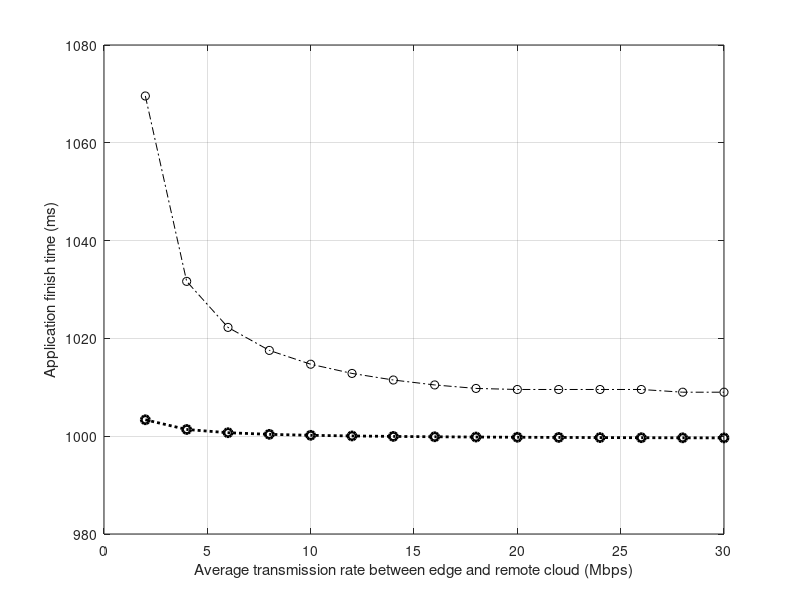
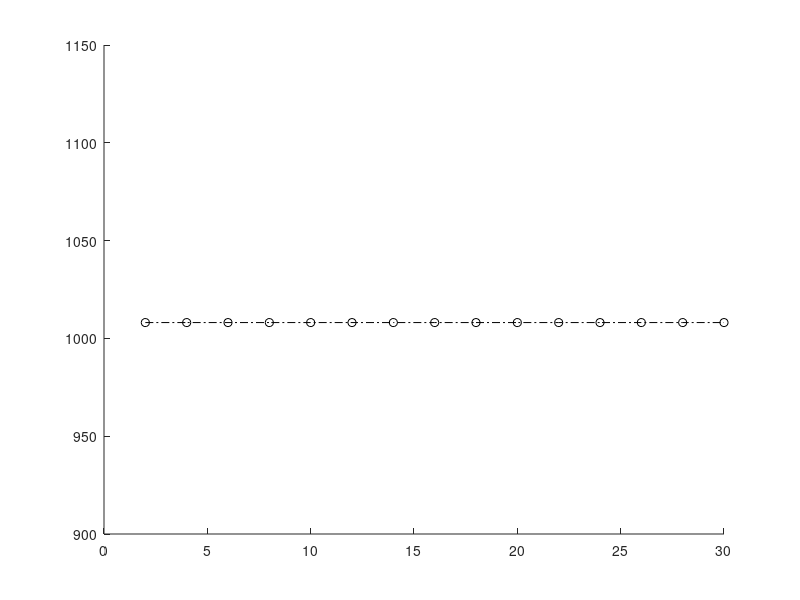

The MATLAB script that drew these images, in order: (Note: this script raises an error after producing the figures.)
close all;
clear all
clc;
% script used to plot the figure for parameter sensitivity
x=2:2:30;
seg_1=[1069.574831
1031.663959
1022.250262
1017.543506
1014.71947
1012.836741
1011.491961
1010.483279
1009.770099
1009.554065
1009.554065
1009.554065
1009.554065
1008.998492
1008.998492
];
seg_2=[1003.361033
1001.374423
1000.712237
1000.381129
1000.18246
1000.050029
999.9554472
999.8844862
999.8292875
999.7851515
999.7490416
999.7189207
999.6934767
999.6716413
999.6527128
];
figure(1)
plot(x,seg_1,'ko-.',x,seg_2,'ko:','LineWidth',2);
grid on;
hold on;
xlabel('Average transmission rate between edge and remote cloud (Mbps)');
ylabel('Application finish time (ms)');
gcc_time_1=[1069.574831-20.5
1031.663959
1022.250262
1017.543506
1014.71947
1012.836741
1011.491961
1010.483279
1009.770099
1009.554065
1009.554065
1009.554065
1009.554065
1008.998492
1008.998492

];
gcc_time_2=[832.1071815+15
832.1071815+13
832.1071815+12
832.1071815+10
832.1071815+10
832.1071815+10
832.1071815+10
832.1071815+7
832.1071815+7
832.1071815+7
832.1071815
832.1071815
832.1071815
832.1071815
832.1071815

];
seg_time_1=1008.095705986023*ones(size(gcc_time_1));
seg_time_2=788.4859418869019*ones(size(gcc_time_2));
figure(2)
plot(x,seg_time_1,'ko-.',x,gcc_time_1-40,'rP-.',x,seg_time_2,'ko:',x,gcc_time_2-60,'rP:','LineWidth',2);
gcc_time_1=gcc_time_1-40;
gcc_time_2=gcc_time_2-60;
grid on;
hold on;
axis([2 30 770 1010])
xlabel('Average transmission rate between edge servers (Mbps)');
ylabel('Application finish time (ms)');
legend('Case 1: SEG-BASELINE (\omega=80Mbps)','Case 1: GCC (\omega=80Mbps)','Case 2: SEG-BASELINE (\omega=80Mbps)', 'Case 2: GCC (\omega=80Mbps)','Location','best')
len=length(gcc_time_1);
sum=0;
for i=1:len
    sum=sum+(seg_time_1(i)-gcc_time_1(i))/(seg_time_1(i));
end
sum=sum/len